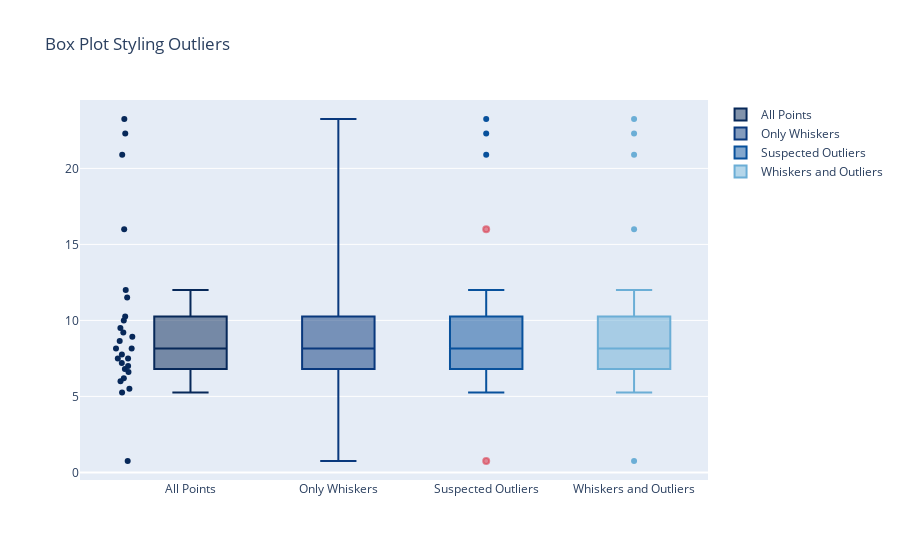

This figure's notebook cell:
### Code cell
import plotly.graph_objects as go

fig = go.Figure()
fig.add_trace(go.Box(
    y=[0.75, 5.25, 5.5, 6, 6.2, 6.6, 6.80, 7.0, 7.2, 7.5, 7.5, 7.75, 8.15,
       8.15, 8.65, 8.93, 9.2, 9.5, 10, 10.25, 11.5, 12, 16, 20.90, 22.3, 23.25],
    name="All Points",
    jitter=0.3,
    pointpos=-1.8,
    boxpoints='all', # represent all points
    marker_color='rgb(7,40,89)',
    line_color='rgb(7,40,89)'
))

fig.add_trace(go.Box(
    y=[0.75, 5.25, 5.5, 6, 6.2, 6.6, 6.80, 7.0, 7.2, 7.5, 7.5, 7.75, 8.15,
        8.15, 8.65, 8.93, 9.2, 9.5, 10, 10.25, 11.5, 12, 16, 20.90, 22.3, 23.25],
    name="Only Whiskers",
    boxpoints=False, # no data points
    marker_color='rgb(9,56,125)',
    line_color='rgb(9,56,125)'
))

fig.add_trace(go.Box(
    y=[0.75, 5.25, 5.5, 6, 6.2, 6.6, 6.80, 7.0, 7.2, 7.5, 7.5, 7.75, 8.15,
        8.15, 8.65, 8.93, 9.2, 9.5, 10, 10.25, 11.5, 12, 16, 20.90, 22.3, 23.25],
    name="Suspected Outliers",
    boxpoints='suspectedoutliers', # only suspected outliers
    marker=dict(
        color='rgb(8,81,156)',
        outliercolor='rgba(219, 64, 82, 0.6)',
        line=dict(
            outliercolor='rgba(219, 64, 82, 0.6)',
            outlierwidth=2)),
    line_color='rgb(8,81,156)'
))

fig.add_trace(go.Box(
    y=[0.75, 5.25, 5.5, 6, 6.2, 6.6, 6.80, 7.0, 7.2, 7.5, 7.5, 7.75, 8.15,
        8.15, 8.65, 8.93, 9.2, 9.5, 10, 10.25, 11.5, 12, 16, 20.90, 22.3, 23.25],
    name="Whiskers and Outliers",
    boxpoints='outliers', # only outliers
    marker_color='rgb(107,174,214)',
    line_color='rgb(107,174,214)'
))


fig.update_layout(title_text="Box Plot Styling Outliers")
fig.show()

### Figure 1 — Plotly figure (JSON) as saved in the notebook; plotly's stock layout.template omitted (floating-point values rounded to 4 significant figures)
{"data": [{"boxpoints": "all", "jitter": 0.3, "line": {"color": "rgb(7,40,89)"}, "marker": {"color": "rgb(7,40,89)"}, "name": "All Points", "pointpos": -1.8, "type": "box", "y": [0.75, 5.25, 5.5, 6, 6.2, 6.6, 6.8, 7, 7.2, 7.5, 7.5, 7.75, 8.15, 8.15, 8.65, 8.93, 9.2, 9.5, 10, 10.25, 11.5, 12, 16, 20.9, 22.3, 23.25]}, {"boxpoints": false, "line": {"color": "rgb(9,56,125)"}, "marker": {"color": "rgb(9,56,125)"}, "name": "Only Whiskers", "type": "box", "y": [0.75, 5.25, 5.5, 6, 6.2, 6.6, 6.8, 7, 7.2, 7.5, 7.5, 7.75, 8.15, 8.15, 8.65, 8.93, 9.2, 9.5, 10, 10.25, 11.5, 12, 16, 20.9, 22.3, 23.25]}, {"boxpoints": "suspectedoutliers", "line": {"color": "rgb(8,81,156)"}, "marker": {"color": "rgb(8,81,156)", "line": {"outliercolor": "rgba(219, 64, 82, 0.6)", "outlierwidth": 2}, "outliercolor": "rgba(219, 64, 82, 0.6)"}, "name": "Suspected Outliers", "type": "box", "y": [0.75, 5.25, 5.5, 6, 6.2, 6.6, 6.8, 7, 7.2, 7.5, 7.5, 7.75, 8.15, 8.15, 8.65, 8.93, 9.2, 9.5, 10, 10.25, 11.5, 12, 16, 20.9, 22.3, 23.25]}, {"boxpoints": "outliers", "line": {"color": "rgb(107,174,214)"}, "marker": {"color": "rgb(107,174,214)"}, "name": "Whiskers and Outliers", "type": "box", "y": [0.75, 5.25, 5.5, 6, 6.2, 6.6, 6.8, 7, 7.2, 7.5, 7.5, 7.75, 8.15, 8.15, 8.65, 8.93, 9.2, 9.5, 10, 10.25, 11.5, 12, 16, 20.9, 22.3, 23.25]}], "layout": {"title": {"text": "Box Plot Styling Outliers"}}}
